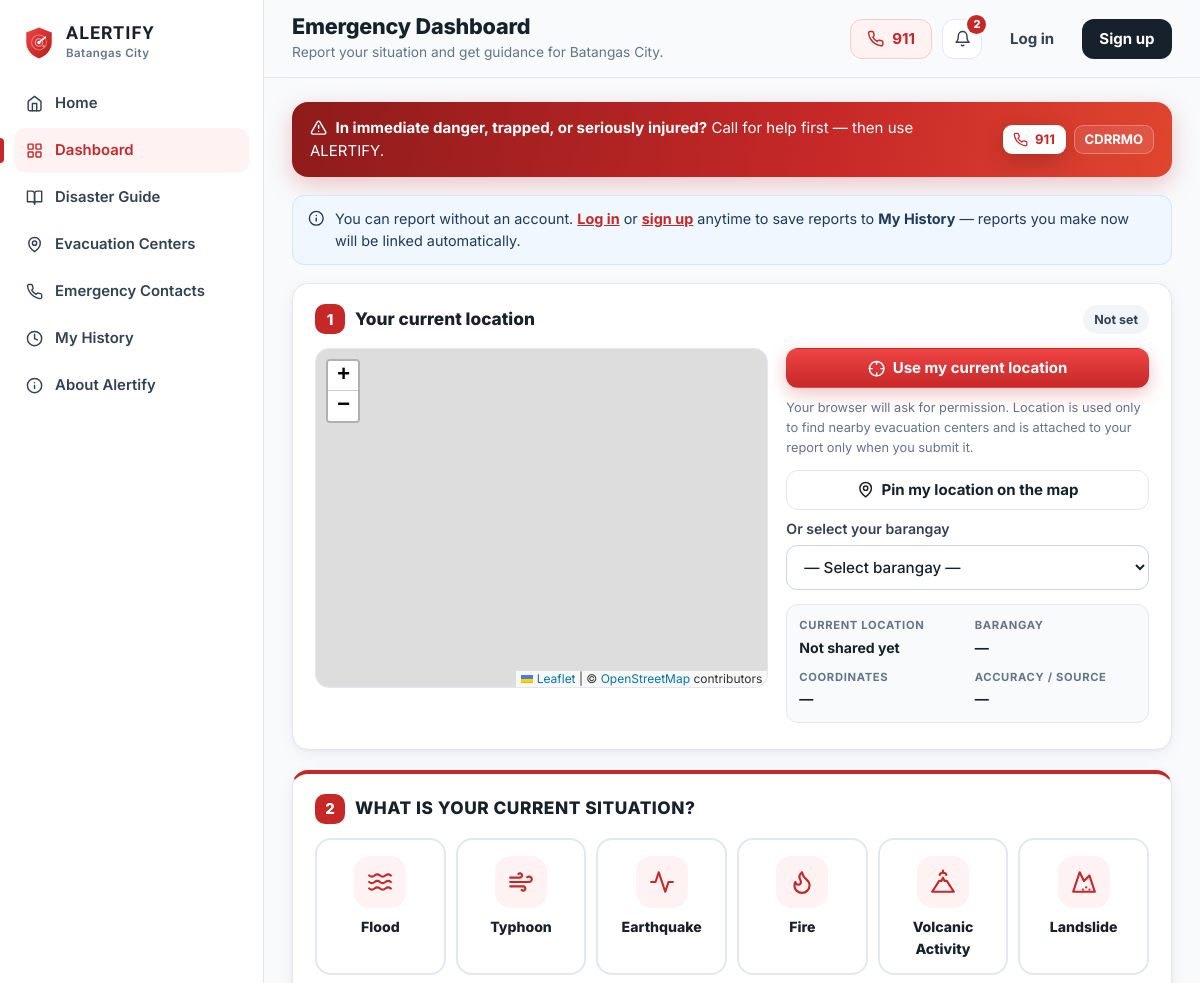
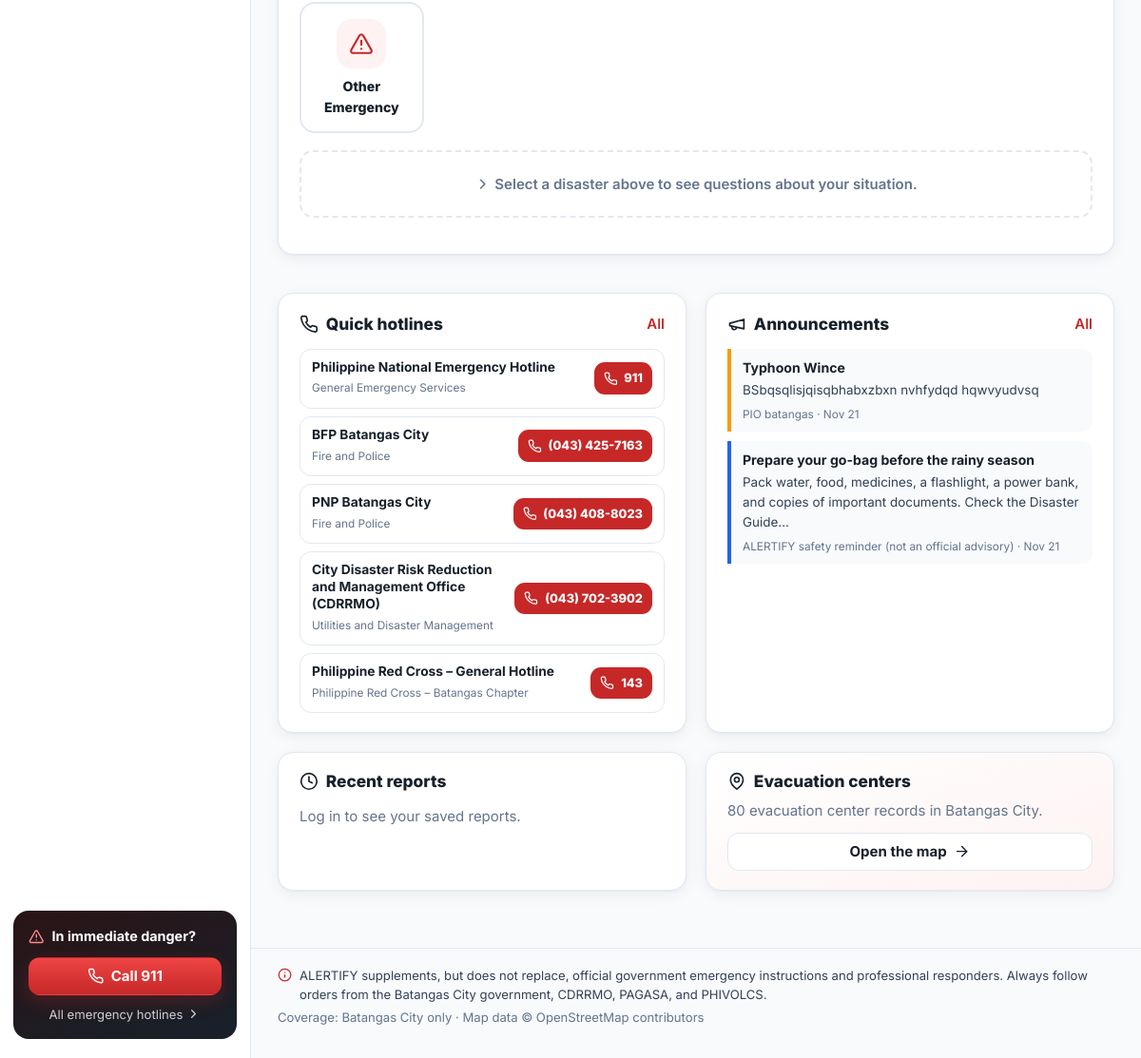
/dashboard, run on the app's committed database (2 pictures, top to bottom).
### models.py (models this page shows, shortened)
class EmergencyContact(db.Model):
    __tablename__ = "emergency_contacts"
    id = db.Column(db.Integer, primary_key=True)
    organization = db.Column(db.String(160), nullable=False)
    category = db.Column(db.String(60), nullable=False, index=True)
    numbers = db.Column(db.String(255), nullable=False)  # " / " separated
    description = db.Column(db.String(255))
    verified = db.Column(db.Boolean, default=False)
    verified_at = db.Column(db.DateTime)
    sort_order = db.Column(db.Integer, default=0)
    is_primary = db.Column(db.Boolean, default=False)   # shown in quick-dial bar
    active = db.Column(db.Boolean, default=True)
    updated_at = db.Column(db.DateTime, default=utcnow, onupdate=utcnow)
    @property
    def number_list(self):
        return [n.strip() for n in self.numbers.split("/") if n.strip()]

class DisasterCategory(db.Model):
    __tablename__ = "disaster_categories"
    id = db.Column(db.Integer, primary_key=True)
    code = db.Column(db.String(30), unique=True, nullable=False)
    name = db.Column(db.String(60), nullable=False)
    icon = db.Column(db.String(10))
    description = db.Column(db.String(255))
    sort_order = db.Column(db.Integer, default=0)
    active = db.Column(db.Boolean, default=True)

class Notification(db.Model):
    __tablename__ = "notifications"
    id = db.Column(db.Integer, primary_key=True)
    title = db.Column(db.String(160), nullable=False)
    body = db.Column(db.Text, nullable=False)
    kind = db.Column(db.String(20), default="announcement")  # advisory|announcement|reminder|evacuation|instruction_change
    level = db.Column(db.String(12), default="info")         # info|advisory|warning|emergency
    source = db.Column(db.String(160))   # e.g. "CDRRMO Batangas City bulletin no. 3"
    barangay = db.Column(db.String(80))  # optional targeting; None = city-wide
    created_by = db.Column(db.Integer, db.ForeignKey("users.id"))
    created_at = db.Column(db.DateTime, default=utcnow, index=True)
    expires_at = db.Column(db.DateTime)
    active = db.Column(db.Boolean, default=True)
    author = db.relationship("User")

### app.py (the view)
@app.route("/dashboard")
def dashboard():
    recent = []
    if current_user.is_authenticated:
        recent = current_user.reports.order_by(DisasterReport.created_at.desc()).limit(3).all()
    return render_template("dashboard.html", barangays=seed_data.BARANGAYS, recent=recent,
                           questions=engine.QUESTIONS, special=engine.SPECIAL_ASSISTANCE,
                           city_bounds=seed_data.CITY_BOUNDS, city_center=seed_data.CITY_CENTER,
                           center_count=EvacuationCenter.query.filter_by(active=True).count())

### app.py (called while the page is built, shortened)
def ph_time(dt, fmt="%b %d, %Y %I:%M %p"):
    return (dt + PH_OFFSET).strftime(fmt) if dt else "—"

def csrf_token():
    if "csrf" not in session:
        session["csrf"] = secrets.token_urlsafe(32)
    return session["csrf"]

@app.before_request
def csrf_protect():
    session.permanent = True

@app.after_request
def security_headers(resp):
    resp.headers.setdefault("X-Content-Type-Options", "nosniff")
    resp.headers.setdefault("X-Frame-Options", "SAMEORIGIN")
    resp.headers.setdefault("Referrer-Policy", "strict-origin-when-cross-origin")
    resp.headers.setdefault("Permissions-Policy", "geolocation=(self)")
    return resp

def visible_notifications(limit=None):
    now = utcnow()
    qry = Notification.query.filter(Notification.active.is_(True),
                                    or_(Notification.expires_at.is_(None), Notification.expires_at > now))
    if current_user.is_authenticated and current_user.barangay:
        qry = qry.filter(or_(Notification.barangay.is_(None), Notification.barangay == "",
                             Notification.barangay == current_user.barangay))
    qry = qry.order_by(Notification.created_at.desc())
    return qry.limit(limit).all() if limit else qry.all()

def unread_ids(notes):
    ids = [n.id for n in notes]
    if not ids:
        return set()
    if current_user.is_authenticated:
        read = {r.notification_id for r in NotificationRead.query.filter(
            NotificationRead.user_id == current_user.id, NotificationRead.notification_id.in_(ids))}
        return set(ids) - read
    seen = session.get("notif_seen", 0)
    return {n.id for n in notes if n.id > seen}

@app.context_processor
def inject_globals():
    notes = visible_notifications(limit=8)
    return {
        "categories": DisasterCategory.query.filter_by(active=True).order_by(DisasterCategory.sort_order).all(),
        "primary_contacts": EmergencyContact.query.filter_by(active=True, is_primary=True)
        .order_by(EmergencyContact.sort_order).all(),
        "nav_notifications": notes,
        "nav_unread": unread_ids(notes),
        "severity_labels": engine.SEVERITY_LABELS,
    }

### icons.py (called while the page is built)
def icon(name, cls="", size=None):
    style = f' width="{size}" height="{size}"' if size else ""
    return Markup(
        f'<svg class="ic {cls}" viewBox="0 0 24 24"{style} fill="none" stroke="currentColor" stroke-width="2" '
        f'stroke-linecap="round" stroke-linejoin="round" aria-hidden="true">{PATHS.get(name, PATHS["info"])}</svg>'
    )

### templates/dashboard.html (shortened to what this page needs)
{% extends "app_layout.html" %}
{% import "_macros.html" as m with context %}
{% block head %}<link rel="stylesheet" href="{{ url_for('static', filename='vendor/leaflet-1.9.4/leaflet.css') }}">{% endblock %}
{% block page_title %}{% if current_user.is_authenticated %}Hello, {{ current_user.full_name.split()[0] }}{% else %}Emergency Dashboard{% endif %}{% endblock %}
{% block page_sub %}<p>Report your situation and get guidance for Batangas City.</p>{% endblock %}
{% block content %}
<div class="danger-strip">
  <div>{{ icon('alert') }} <b>In immediate danger, trapped, or seriously injured?</b> Call for help first — then use ALERTIFY.</div>
  <div class="danger-strip-actions">
    <a class="btn btn-white btn-sm" href="tel:911">{{ icon('phone') }} 911</a>
    {% for c in primary_contacts if 'CDRRMO' in c.organization %}<a class="btn btn-glass btn-sm" href="tel:{{ c.number_list[0]|replace(' ','')|replace('(','')|replace(')','')|replace('-','') }}">CDRRMO</a>{% endfor %}
  </div>
</div>
{% if not current_user.is_authenticated %}
  <div class="note note-info">{{ icon('info') }} You can report without an account. <a href="{{ url_for('login', next=request.path) }}">Log in</a> or <a href="{{ url_for('register') }}">sign up</a> anytime to save reports to <b>My History</b> — reports you make now will be linked automatically.</div>
{% endif %}
<div class="dash-grid">
  <div class="dash-main">
    <section class="card" id="loc-card" aria-labelledby="loc-title">
      <div class="card-head">
        <div><span class="step-badge">1</span><h2 id="loc-title">Your current location</h2></div>
        <span class="chip" id="loc-chip">Not set</span>
      </div>
      <div class="loc-grid">
        <div class="mini-map-wrap">
          <div id="mini-map" class="mini-map" role="application" aria-label="Map of Batangas City. Tap to pin your location when pin mode is on."></div>
        </div>
        <div class="loc-controls">
          <button type="button" class="btn btn-red btn-block" id="btn-geo">{{ icon('crosshair') }} Use my current location</button>
          <p class="tiny muted">Your browser will ask for permission. Location is used only to find nearby evacuation centers and is attached to your report only when you submit it.</p>
          <button type="button" class="btn btn-outline btn-block" id="btn-pin">{{ icon('pin') }} Pin my location on the map</button>
          <label class="field">
            <span>Or select your barangay</span>
            <select id="barangay" aria-label="Barangay">
              <option value="">— Select barangay —</option>
            </select>
          </label>
          <dl class="loc-info">
            <div><dt>Current location</dt><dd id="li-status">Not shared yet</dd></div>
            <div><dt>Barangay</dt><dd id="li-brgy">—</dd></div>
            <div><dt>Coordinates</dt><dd id="li-coords">—</dd></div>
            <div><dt>Accuracy / source</dt><dd id="li-acc">—</dd></div>
          </dl>
        </div>
      </div>
    </section>
    <section class="card report-card" aria-labelledby="sit-title">
      <div class="card-head">
        <div><span class="step-badge">2</span><h2 id="sit-title" class="caps">What is your current situation?</h2></div>
      </div>
      <form id="report-form" novalidate>
        <fieldset class="disaster-pick">
          {% for c in categories %}
            <label class="dz dz-{{ c.code }}">
              <span class="dz-ic">{{ icon(c.code) }}</span>
              <span class="dz-name">{{ c.name }}</span>
            </label>
          {% endfor %}
        </fieldset>
        <div id="questions" class="questions" aria-live="polite">
          <div class="empty-q">{{ icon('chevron') }} Select a disaster above to see questions about your situation.</div>
        </div>
      </form>
    </section>
  </div>
  <aside class="dash-side">
    <section class="card">
      <div class="card-head"><h2>{{ icon('phone') }} Quick hotlines</h2><a class="link" href="{{ url_for('contacts') }}">All</a></div>
      <ul class="quick-dial">
        {% for c in primary_contacts %}
          <li>
            <div><b>{{ c.organization }}</b><small>{{ c.category }}</small></div>
            {{ m.dial(c.number_list[0], 'dial-sm') }}
          </li>
        {% endfor %}
      </ul>
    </section>
    <section class="card">
      <div class="card-head"><h2>{{ icon('megaphone') }} Announcements</h2><a class="link" href="{{ url_for('notifications') }}">All</a></div>
      {% for n in nav_notifications[:3] %}
        <div class="mini-notif lvl-{{ n.level }}">
          <b>{{ n.title }}</b>
          <p>{{ n.body|truncate(120) }}</p>
          <small>{{ n.source or 'Administrator announcement' }} · {{ n.created_at|ph('%b %d') }}</small>
        </div>
      {% else %}
        <p class="muted">No announcements at the moment. Official advisories posted by administrators will appear here.</p>
      {% endfor %}
    </section>
    <section class="card">
      <div class="card-head"><h2>{{ icon('clock') }} Recent reports</h2>{% if current_user.is_authenticated %}<a class="link" href="{{ url_for('history') }}">History</a>{% endif %}</div>
      {% if current_user.is_authenticated %}
        {% for r in recent %}
          <a class="mini-report" href="{{ url_for('history_detail', ref=r.reference) }}">
            <span class="hz-ic sm hz-{{ r.category.code }}">{{ icon(r.category.code) }}</span>
            <span><b>{{ r.category.name }}</b><small>{{ r.created_at|ph('%b %d, %I:%M %p') }}</small></span>
            {{ m.severity_badge(r.severity) }}
          </a>
        {% else %}
          <p class="muted">You have not submitted any reports yet.</p>
        {% endfor %}
      {% else %}
        <p class="muted">Log in to see your saved reports.</p>
      {% endif %}
    </section>
    <section class="card card-tint">
      <h2>{{ icon('pin') }} Evacuation centers</h2>
      <p class="muted">{{ center_count }} evacuation center records in Batangas City.</p>
      <a class="btn btn-outline btn-block" href="{{ url_for('evacuation_centers') }}">Open the map {{ icon('arrow') }}</a>
    </section>
  </aside>
</div>
{% endblock %}

### templates/app_layout.html (shortened to what this page needs)
{% extends "base.html" %}
{% import "_macros.html" as m with context %}
{% set nav = [
  ('index', 'home', 'Home'),
  ('dashboard', 'grid', 'Dashboard'),
  ('guide', 'book', 'Disaster Guide'),
  ('evacuation_centers', 'pin', 'Evacuation Centers'),
  ('contacts', 'phone', 'Emergency Contacts'),
  ('history', 'clock', 'My History'),
  ('about', 'info', 'About Alertify'),
] %}
{% block body_class %}app{% endblock %}
{% block body %}
<div class="shell">
  <aside class="sidebar" id="sidebar" aria-label="Main navigation">
    <a class="brand" href="{{ url_for('index') }}">
      <img src="{{ url_for('static', filename='img/logo.svg') }}" alt="" width="34" height="34">
      <span><b>ALERTIFY</b><small>Batangas City</small></span>
    </a>
    <nav class="side-nav">
      {% for ep, ic, label in nav %}
        <a href="{{ url_for(ep) }}" class="{{ 'active' if request.endpoint and (request.endpoint == ep or request.endpoint.startswith(ep + '_') or (ep == 'history' and request.endpoint == 'history_detail') or (ep == 'guide' and request.endpoint == 'guide_detail')) }}">
          {{ icon(ic) }}<span>{{ label }}</span>
        </a>
      {% endfor %}
    </nav>
    <div class="side-sos">
      <div class="side-sos-title">{{ icon('alert') }} In immediate danger?</div>
      <a class="btn btn-red btn-block" href="tel:911">{{ icon('phone') }} Call 911</a>
      <a class="side-sos-link" href="{{ url_for('contacts') }}">All emergency hotlines {{ icon('chevron') }}</a>
    </div>
  </aside>
  <div class="main-col">
    <header class="topbar">
      <div class="topbar-title">
        <h1>{% block page_title %}{% endblock %}</h1>
        {% block page_sub %}{% endblock %}
      </div>
      <div class="topbar-actions">
        <a class="btn btn-sos hide-sm" href="tel:911">{{ icon('phone') }} 911</a>
        <div class="dropdown">
          <button class="icon-btn" data-dropdown="notif-menu" aria-label="Notifications" aria-haspopup="true">
            {{ icon('bell') }}
            {% if nav_unread %}<span class="dot-count">{{ nav_unread|length }}</span>{% endif %}
          </button>
        </div>
        {% if current_user.is_authenticated %}
          <div class="dropdown">
            <button class="avatar" data-dropdown="user-menu" aria-label="Account menu" aria-haspopup="true">{{ current_user.initials }}</button>
            <div class="menu" id="user-menu" role="menu">
              <div class="menu-head"><b>{{ current_user.full_name }}</b><small>{{ current_user.email }}</small></div>
              <a href="{{ url_for('profile') }}">{{ icon('user') }} Profile &amp; settings</a>
              <a href="{{ url_for('history') }}">{{ icon('clock') }} My history</a>
              {% if current_user.is_admin %}<a href="{{ url_for('admin_overview') }}">{{ icon('shield') }} Admin dashboard</a>{% endif %}
              <form method="post" action="{{ url_for('logout') }}" data-logout>
                <input type="hidden" name="csrf_token" value="{{ csrf_token() }}">
                <button type="submit">{{ icon('logout') }} Log out</button>
              </form>
            </div>
          </div>
        {% else %}
          <a class="btn btn-ghost hide-sm" href="{{ url_for('login', next=request.path) }}">Log in</a>
          <a class="btn btn-dark" href="{{ url_for('register') }}">Sign up</a>
        {% endif %}
      </div>
    </header>
    <main id="main" class="content">
      {% block content %}{% endblock %}
    </main>
    <footer class="app-foot">
      <p>{{ icon('info') }} ALERTIFY supplements, but does not replace, official government emergency instructions and professional responders. Always follow orders from the Batangas City government, CDRRMO, PAGASA, and PHIVOLCS.</p>
      <p class="muted">Coverage: Batangas City only · Map data © OpenStreetMap contributors</p>
    </footer>
  </div>
</div>
{% endblock %}

### templates/_macros.html (shortened to what this page needs)
{% macro dial(number, cls='') %}
  <a class="dial {{ cls }}" href="tel:{{ number|replace(' ', '')|replace('(', '')|replace(')', '')|replace('-', '')|replace('–','') }}">{{ icon('phone') }}<span>{{ number }}</span></a>
{% endmacro %}

### templates/base.html (shortened to what this page needs)
<!doctype html>
<html lang="en">
<head>
  {% block head %}{% endblock %}
  <link rel="stylesheet" href="{{ url_for('static', filename='css/style.css') }}">
</head>
<body class="{% block body_class %}{% endblock %}">
  {% block body %}{% endblock %}
</body>
</html>

### data on the page
EmergencyContact: organization "City Disaster Risk Reduction and Management Office (CDRRMO)", category "Utilities and Disaster Management", numbers "(043) 702-3902"
DisasterCategory: name "Flood"
DisasterCategory: name "Typhoon"
DisasterCategory: name "Earthquake"
DisasterCategory: name "Fire"
DisasterCategory: name "Volcanic Activity"
DisasterCategory: name "Landslide"
DisasterCategory: name "Other Emergency"
EmergencyContact: organization "Philippine National Emergency Hotline", category "General Emergency Services", numbers "911"
EmergencyContact: organization "BFP Batangas City", category "Fire and Police", number "(043) 425-7163"
EmergencyContact: organization "PNP Batangas City", category "Fire and Police", number "(043) 408-8023"
EmergencyContact: organization "Philippine Red Cross – General Hotline", category "Philippine Red Cross – Batangas Chapter", numbers "143"
Notification: title "Typhoon Wince", body "BSbqsqlisjqisqbhabxzbxn nvhfydqd hqwvyudvsq", source "PIO batangas", created_at|ph "Nov 21"
Notification: title "Prepare your go-bag before the rainy season", body "Pack water, food, medicines, a flashlight, a power bank, and copies of important documents. Check the Disaster Guide...", source "ALERTIFY safety reminder (not an official advisory)", created_at|ph "Nov 21"

### other printed values
{{ label }} "Home" "Dashboard" "Disaster Guide" "Evacuation Centers" "Emergency Contacts" "My History" "About Alertify"
{{ nav_unread|length }} "2"
{{ center_count }} "80"
